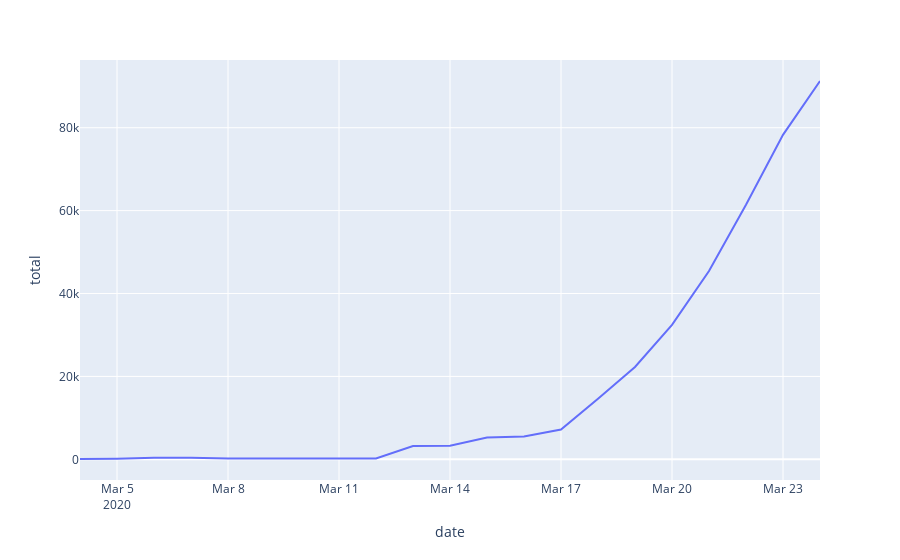

Source (notebook cell):
### Code cell
ny = df_state_daily[df_state_daily['state'] == 'NY']
fig = px.line(ny, x='date', y='total')
fig.show()

### Figure 1 — Plotly figure (JSON) as saved in the notebook; plotly's stock layout.template omitted (floating-point values rounded to 4 significant figures)
{"data": [{"hoverlabel": {"namelength": 0}, "hovertemplate": "date=%{x}<br>total=%{y}", "legendgroup": "", "line": {"color": "#636efa", "dash": "solid"}, "mode": "lines", "name": "", "showlegend": false, "type": "scatter", "x": ["2020-03-04T00:00:00", "2020-03-05T00:00:00", "2020-03-06T00:00:00", "2020-03-07T00:00:00", "2020-03-08T00:00:00", "2020-03-09T00:00:00", "2020-03-10T00:00:00", "2020-03-11T00:00:00", "2020-03-12T00:00:00", "2020-03-13T00:00:00", "2020-03-14T00:00:00", "2020-03-15T00:00:00", "2020-03-16T00:00:00", "2020-03-17T00:00:00", "2020-03-18T00:00:00", "2020-03-19T00:00:00", "2020-03-20T00:00:00", "2020-03-21T00:00:00", "2020-03-22T00:00:00", "2020-03-23T00:00:00", "2020-03-24T00:00:00"], "xaxis": "x", "y": [78, 122, 361, 404, 197, 234, 265, 216, 216, 3200, 3303, 5272, 5493, 7206, 14597, 22284, 32427, 45437, 61401, 78289, 91270], "yaxis": "y"}], "layout": {"legend": {"tracegroupgap": 0}, "margin": {"t": 60}, "xaxis": {"anchor": "y", "domain": [0, 1], "title": {"text": "date"}}, "yaxis": {"anchor": "x", "domain": [0, 1], "title": {"text": "total"}}}}
